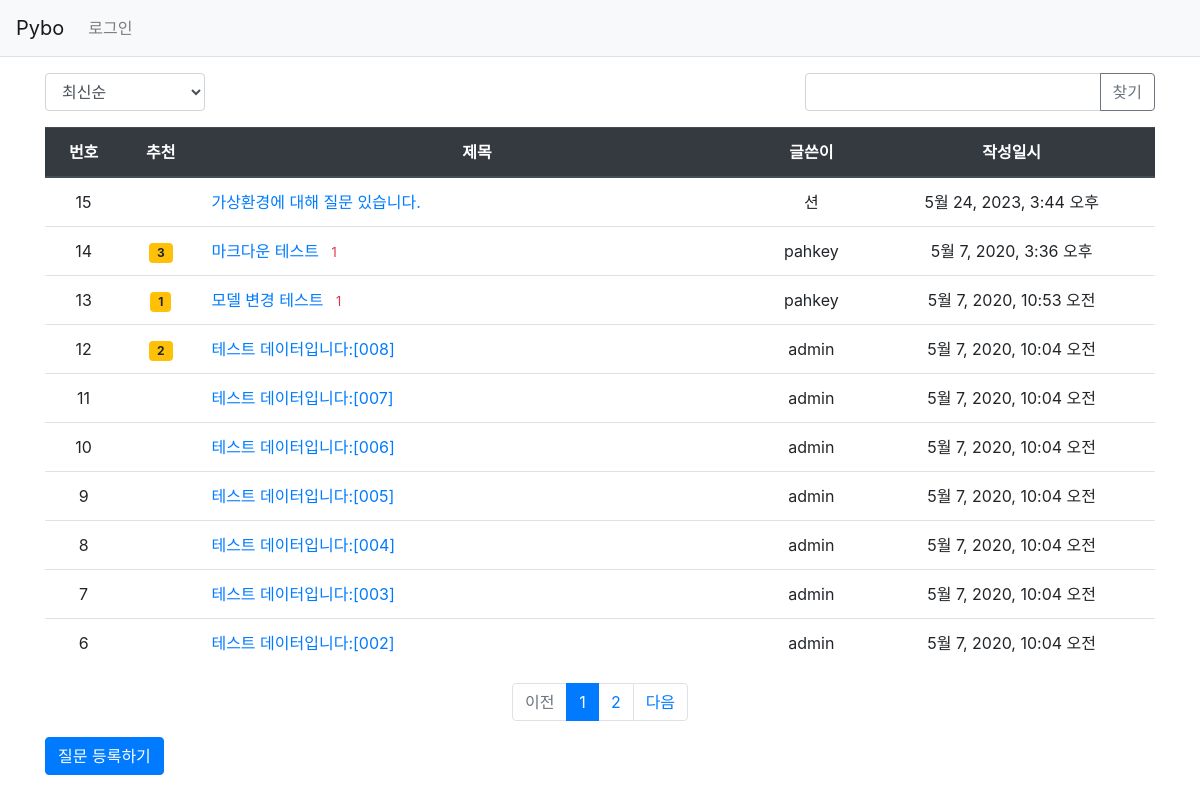
Screenshot of /pybo/ with the database file from the repository.
### pybo/models.py (models this page shows, shortened)
class Question(models.Model):
    author = models.ForeignKey(User, on_delete=models.CASCADE, related_name='author_question')
    subject = models.CharField(max_length=200)
    content = models.TextField()
    create_date = models.DateTimeField()
    modify_date = models.DateTimeField(null=True, blank=True)
    modify_count = models.IntegerField(default=0)
    voter = models.ManyToManyField(User, related_name='voter_question')

### pybo/views/base_views.py (the view, shortened to what this page needs)
# urls.py: path('', base_views.index, name='index'),  # '/' 에 해당되는 path
def index(request):
    page = request.GET.get('page', '1')  # 페이지
    kw = request.GET.get('kw', '')  # 검색어
    so = request.GET.get('so', 'recent')  # 정렬기준
    if so == 'recommend':
        question_list = Question.objects.annotate(num_voter=Count('voter')).order_by('-num_voter', '-create_date')
    elif so == 'popular':
        question_list = Question.objects.annotate(num_answer=Count('answer')).order_by('-num_answer', '-create_date')
    else:  # recent
        question_list = Question.objects.order_by('-create_date')
    paginator = Paginator(question_list, 10)  # 페이지당 10개씩 보여주기
    page_obj = paginator.get_page(page)
    context = {'question_list': page_obj, 'page': page, 'kw': kw, 'so': so}  # <------ so 추가
    return render(request, 'pybo/question_list.html', context)

### pybo/templatetags/pybo_filter.py (called while the page is built)
@register.filter
def sub(value, arg):
    return value - arg

### templates/pybo/question_list.html (shortened to what this page needs)
{% extends 'base.html' %}
{% load pybo_filter %}
{% block content %}
<div class="container my-3">
    <div class="row justify-content-between my-3">
        <div class="col-2">
            <select class="form-control so">
                <option value="recent" {% if so == 'recent' %}selected{% endif %}>최신순</option>
            </select>
        </div>
        <div class="col-4 input-group">
            <input type="text" class="form-control kw" value="{{ kw|default_if_none:'' }}">
            <div class="input-group-append">
                <button class="btn btn-outline-secondary" type="button" id="btn_search">찾기</button>
            </div>
        </div>
    </div>
    <table class="table">
        <thead>
        <tr class="text-center thead-dark">
            <th>번호</th>
            <th>추천</th>
            <th style="width:50%">제목</th>
            <th>글쓴이</th>
            <th>작성일시</th>
        </tr>
        </thead>
        <tbody>
        {% if question_list %}
        {% for question in question_list %}
        <tr class="text-center">
            <td>
                {{ question_list.paginator.count|sub:question_list.start_index|sub:forloop.counter0|add:1 }}
            </td>
            <td>
                {% if question.voter.all.count > 0 %}
                <span class="badge badge-warning px-2 py-1">{{ question.voter.all.count }}</span>
                {% endif %}
            </td>
            <td class="text-left">
                <a href="{% url 'pybo:detail' question.id %}">{{ question.subject }}</a>
                {% if question.answer_set.count > 0 %}
                <span class="text-danger small ml-2">{{ question.answer_set.count }}</span>
                {% endif %}
            </td>
            <td>{{ question.author.username }}</td>
            <td>{{ question.create_date }}</td>
        </tr>
        {% endfor %}
        {% else %}
        <tr>
            <td colspan="3">질문이 없습니다.</td>
        </tr>
        {% endif %}
        </tbody>
    </table>
    <ul class="pagination justify-content-center">
        {% if question_list.has_previous %}
        <li class="page-item">
            <a class="page-link" data-page="{{ question_list.previous_page_number }}" href="#">이전</a>
        </li>
        {% else %}
        <li class="page-item disabled">
            <a class="page-link" tabindex="-1" aria-disabled="true" href="#">이전</a>
        </li>
        {% endif %}
        {% for page_number in question_list.paginator.page_range %}
        {% if page_number >= question_list.number|add:-5 and page_number <= question_list.number|add:5 %}
            {% if page_number == question_list.number %}
            <li class="page-item active" aria-current="page">
                <a class="page-link" data-page="{{ page_number }}" href="#">{{ page_number }}</a>
            </li>
            {% else %}
            <li class="page-item">
                <a class="page-link" data-page="{{ page_number }}" href="#">{{ page_number }}</a>
            </li>
            {% endif %}
        {% endif %}
        {% endfor %}
        {% if question_list.has_next %}
        <li class="page-item">
            <a class="page-link" data-page="{{ question_list.next_page_number }}" href="#">다음</a>
        </li>
        {% else %}
        <li class="page-item disabled">
            <a class="page-link" tabindex="-1" aria-disabled="true" href="#">다음</a>
        </li>
        {% endif %}
    </ul>
    <a href="{% url 'pybo:question_create' %}" class="btn btn-primary">질문 등록하기</a>
</div>
{% endblock %}

### templates/base.html (shortened to what this page needs)
{% load static %}
<!doctype html>
<html lang="ko">
<head>
    <link rel="stylesheet" type="text/css" href="{% static 'bootstrap.min.css' %}">
    <link rel="stylesheet" type="text/css" href="{% static 'style.css' %}">
</head>
<body>
{% include "navbar.html" %}
{% block content %}
{% endblock %}
</body>
</html>

### templates/navbar.html (shortened to what this page needs)
<nav class="navbar navbar-expand-lg navbar-light bg-light border-bottom">
    <a class="navbar-brand" href="{% url 'pybo:index' %}">Pybo</a>
    <div class="collapse navbar-collapse flex-grow-0" id="navbarNav">
        <ul class="navbar-nav">
            <li class="nav-item ">
                {% if user.is_authenticated %}
                <a class="nav-link" href="{% url 'common:logout' %}">{{ user.username }} (로그아웃)</a>
                {% else %}
                <a class="nav-link" href="{% url 'common:login' %}">로그인</a>
                {% endif %}
            </li>
        </ul>
    </div>
</nav>

### rows the page displays
Question: paginator.count|sub "15", subject "가상환경에 대해 질문 있습니다.", author.username "션", create_date "5월 24, 2023, 3:44 오후"
Question: paginator.count|sub "14", voter.all.count "3", subject "마크다운 테스트", answer_set.count "1", author.username "pahkey", create_date "5월 7, 2020, 3:36 오후"
Question: paginator.count|sub "13", voter.all.count "1", subject "모델 변경 테스트", answer_set.count "1", author.username "pahkey", create_date "5월 7, 2020, 10:53 오전"
Question: paginator.count|sub "12", voter.all.count "2", subject "테스트 데이터입니다:[008]", author.username "admin", create_date "5월 7, 2020, 10:04 오전"
Question: paginator.count|sub "11", subject "테스트 데이터입니다:[007]", author.username "admin", create_date "5월 7, 2020, 10:04 오전"
Question: paginator.count|sub "10", subject "테스트 데이터입니다:[006]", author.username "admin", create_date "5월 7, 2020, 10:04 오전"
Question: paginator.count|sub "9", subject "테스트 데이터입니다:[005]", author.username "admin", create_date "5월 7, 2020, 10:04 오전"
Question: paginator.count|sub "8", subject "테스트 데이터입니다:[004]", author.username "admin", create_date "5월 7, 2020, 10:04 오전"
Question: paginator.count|sub "7", subject "테스트 데이터입니다:[003]", author.username "admin", create_date "5월 7, 2020, 10:04 오전"
Question: paginator.count|sub "6", subject "테스트 데이터입니다:[002]", author.username "admin", create_date "5월 7, 2020, 10:04 오전"

### other values shown
{{ page_number }} "1"
{{ page_number }} "2"
